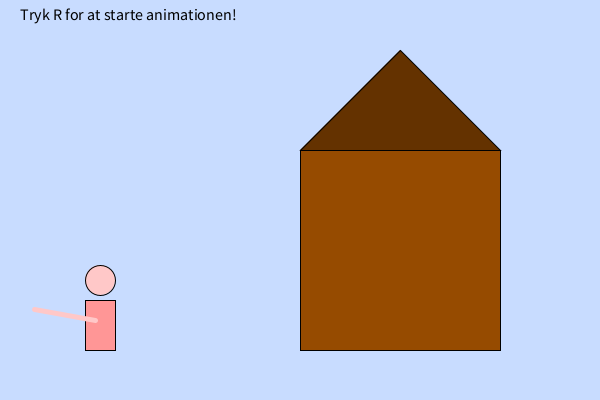
Frame 1 (no input)
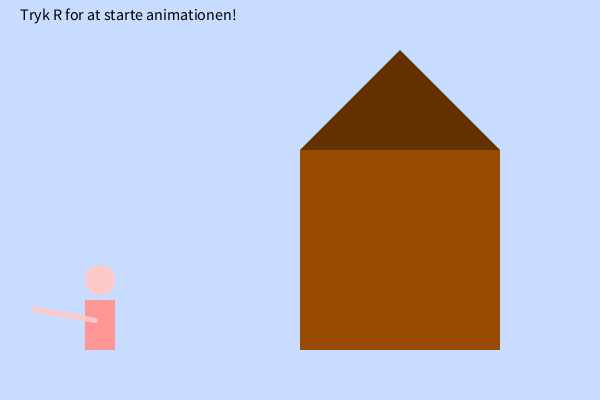
Frame 2 (the mouse pressed at the canvas centre, redrawn once)

The Processing sketch that drew these frames (run headless with seeded random() and noise(); the mouse was pressed at the canvas centre and the sketch redrawn once):

// Processing sketch: sketch__ggekast
// ── sketch__ggekast.pde
int houseX = 300;  // Variabler for at tegne hus
int houseY = 150;
int houseWidth = 200;
int houseHeight = 200;
int eggSize = 20;    //Variabler for æg tegning og parametre for hastighed og antal.
float throwSpeed = 2.0;
int numEggs = 10;
float armAngle = -PI / 4;  // Hvor armen starter i kastet
boolean isThrowing = false;
boolean allEggsThrown = false;  // Tæller til om alle æg er kastet

String message = "Tryk R for at starte animationen!";
Egg[] eggs = new Egg[numEggs];
ArrayList<Stain> stains = new ArrayList<Stain>();

void setup() {
  size(600, 400);
  initEggs();
  noLoop();  // Starter uden at loope animationen
}

void draw() {
  background(200, 220, 255); // himmel farven
  drawHouse(houseX, houseY, houseWidth, houseHeight); // tegner huset
  drawGirl(); // tegner pigen
  drawStains(); // tegner æggeklatter 
  textSize(16);
  fill(0);
  text(message, 20, 20); 
  
  if (isThrowing) { //animerer armen til at bevægesig kun når æggene kastes
    throwEggs(); 
    animateArm(); 
  }
}

// Initialiserer æggene på tilfældige positioner
void initEggs() {
  for (int i = 0; i < eggs.length; i++) {
    eggs[i] = new Egg(random(50, 100), random(200, 300), random(3, 5));  
  }
}

// Metode for at starte/genstarte animationen på r
void keyPressed() {
  if (key == 'r' || key == 'R') {
    stains.clear(); 
    initEggs();  
    isThrowing = true;  
    allEggsThrown = false;  
    armAngle = -PI / 4;  
    message = "Tryk R for at kaste flere!";
    loop();  
  }
}

// Metode for at tegne huset
void drawHouse(int x, int y, int w, int h) {
  fill(150, 75, 0);  
  rect(x, y, w, h);  
  fill(100, 50, 0);
  triangle(x, y, x + w / 2, y - 100, x + w, y);  
}

// Metode for at tegne pigen
void drawGirl() {
  fill(255, 200, 200);
  ellipse(100, 280, 30, 30); // Hoved
  fill(255, 150, 150);
  rect(85, 300, 30, 50); // Krop
  
  // tegner armen
  pushMatrix();
  translate(95, 320);  
  rotate(armAngle);  
  stroke(255, 200, 200);
  strokeWeight(5);
  line(0, 0, -35, -50);  
  popMatrix();
  noStroke();
}

// Animerer armen
void animateArm() {
  if (armAngle < 0) {
    armAngle += 0.05;  
  } else {
    armAngle = -PI / 4;  
  }

// Stopper animation når æggene klækker
  if (allEggsCracked()) {
    isThrowing = false;  
    noLoop();  
  }
}

// Metode for at se om æggene er klækket
boolean allEggsCracked() {
  for (Egg egg : eggs) {
    if (!egg.isCracked) {
      return false;  
    }
  }
  return true;  
}

// Metode for at lave pletter
void drawStains() {
  for (Stain stain : stains) {
    stain.display();
  }
}

// Metode for at æggene kastes
void throwEggs() {
  for (Egg egg : eggs) {
    if (!egg.isCracked) {
     egg.move();  
    }
    egg.display();
    
    // Tjekker om æggene rammer huset
    if (!egg.isCracked && egg.x > houseX - eggSize && egg.x < houseX + houseWidth + eggSize 
    && egg.y > houseY - eggSize && egg.y < houseY + houseHeight + eggSize) {
  egg.isCracked = true;
  stains.add(new Stain(egg.x, egg.y));  
}



    
    // Hvis æggene klækker tilføjer plet
    if (egg.isCracked) {
      egg.y = houseY + houseHeight;  
    }
  }
}

// Æg klasse
class Egg {
  float x, y;
  float speed;
  boolean isCracked = false;
  
  Egg(float x, float y, float speed) {
    this.x = x;
    this.y = y;
    this.speed = speed;
  }
  
// Æggenes bevægelse
  void move() {
    if (!isCracked) {
      x += speed++;  
    }
  }
  
//Æggene tegnes
  void display() {
    if (!isCracked) {
      fill(255, 255, 200); 
      ellipse(x, y, eggSize, eggSize); 
    }
  }
}

// Klasse for at lave klatter
class Stain {
  float x, y;
  
  Stain(float x, float y) {
    this.x = x;
    this.y = y;
  }
  
  void display() {
    fill(255, 200, 0, 150);  
    ellipse(x, y, eggSize + 10, eggSize + 10);  
  }
}
